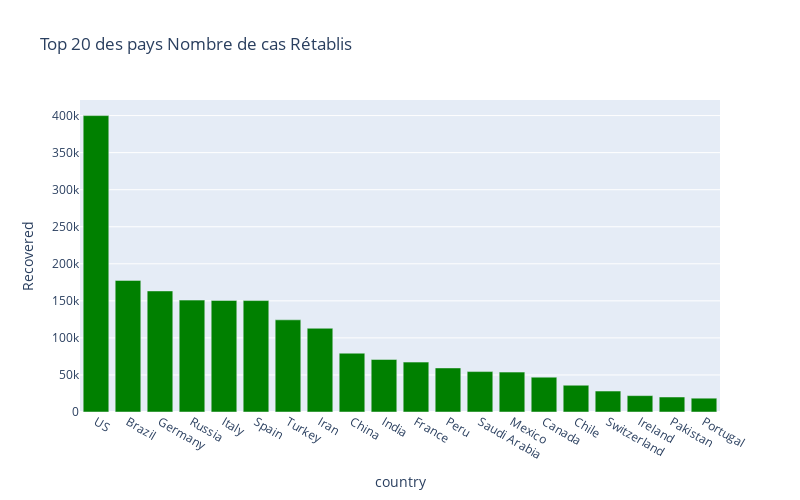

The notebook cell saved with this chart:
### Code cell
pays_trie = pays_df.sort_values('Recovered', ascending=False)
display(HTML("<h3 style = 'background-color: #504e4e; padding: 40px '> Top 20 des pays Covid-19(Cas Rétablis)</h3>"))
px.bar(
    pays_trie.head(20),
    x = "country",
    y = "Recovered",
    title= "Top 20 des pays Nombre de cas Rétablis", 
    color_discrete_sequence=["green"], 
    height=500,
    width=800
)

### Figure 1 — Plotly figure (JSON) as saved in the notebook; plotly's stock layout.template omitted (floating-point values rounded to 4 significant figures)
{"data": [{"alignmentgroup": "True", "hovertemplate": "country=%{x}<br>Recovered=%{y}<extra></extra>", "legendgroup": "", "marker": {"color": "green"}, "name": "", "offsetgroup": "", "orientation": "v", "showlegend": false, "textposition": "auto", "type": "bar", "x": ["US", "Brazil", "Germany", "Russia", "Italy", "Spain", "Turkey", "Iran", "China", "India", "France", "Peru", "Saudi Arabia", "Mexico", "Canada", "Chile", "Switzerland", "Ireland", "Pakistan", "Portugal"], "xaxis": "x", "y": [399991, 177604, 163360, 150993, 150604, 150376, 124369, 112988, 79371, 70920, 67309, 59442, 54553, 53834, 46955, 36115, 28300, 22089, 20231, 18637], "yaxis": "y"}], "layout": {"barmode": "relative", "height": 500, "legend": {"tracegroupgap": 0}, "title": {"text": "Top 20 des pays Nombre de cas Rétablis"}, "width": 800, "xaxis": {"anchor": "y", "domain": [0, 1], "title": {"text": "country"}}, "yaxis": {"anchor": "x", "domain": [0, 1], "title": {"text": "Recovered"}}}}
